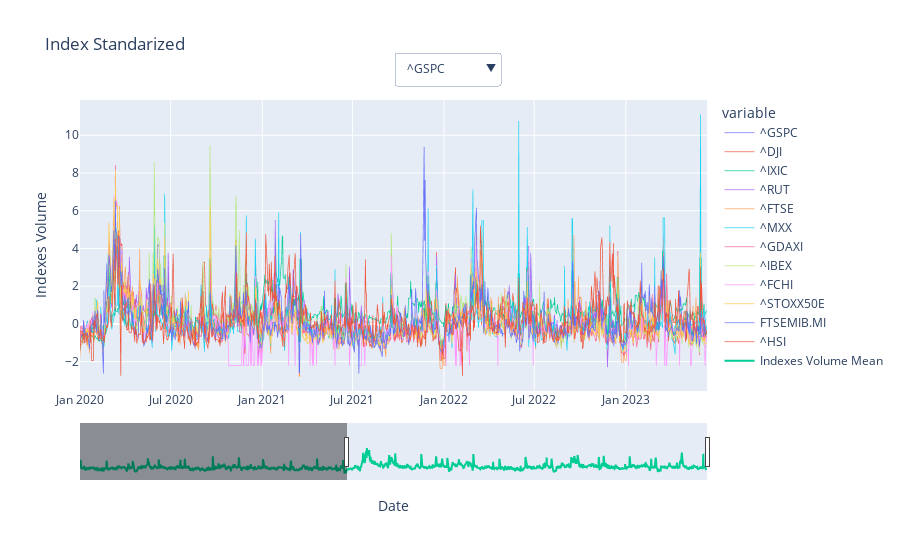

This figure's notebook cell:
### Code cell
indexstandarized = (adjindex.volume - adjindex.volume.mean()) / adjindex.volume.std()
indexstandarized.columns = [adjindex.columns[i] for i in range(0, len(adjindex.columns), 6)]

fig = px.line(indexstandarized, title = "Index Standarized").update_traces(line_width=.7)
fig.add_trace(go.Scatter(x=indexstandarized.index, y=indexstandarized.mean(axis=1), mode='lines', name='Indexes Volume Mean'))

fig.update_xaxes(rangeslider_visible = True, range = ['2020-01-01', datetime.date.today()], title_text='Date')
fig.update_yaxes(title_text='Indexes Volume')

buttons = []
for i in range(len(indexstandarized.columns)):
    buttons.append(dict(method='update',
                        label=indexstandarized.columns[i],
                        visible=True,
                        args=[{'y':[indexstandarized[indexstandarized.columns[i]]]},
                                {'title':indexstandarized.columns[i]}]))

fig.update_layout(updatemenus=[dict(buttons=buttons, direction="down", pad={"r": 10, "t": 10},
                                    showactive=True, x=0.5, xanchor="left", y=1.2, yanchor="top")])


fig.write_html("indexstandarized.html")
fig.show()

### Figure 1 — Plotly figure (JSON) as saved in the notebook; plotly's stock layout.template omitted (floating-point values rounded to 4 significant figures; data arrays with more than 128 entries replaced by an {"elided": "..."} marker saying what was removed)
{"data": [{"hovertemplate": "variable=^GSPC<br>formatted_date=%{x}<br>value=%{y}<extra></extra>", "legendgroup": "^GSPC", "line": {"color": "#636efa", "dash": "solid", "width": 0.7}, "marker": {"symbol": "circle"}, "mode": "lines", "name": "^GSPC", "showlegend": true, "type": "scattergl", "x": {"elided": "1551 str values"}, "xaxis": "x", "y": {"elided": "1551 float values"}, "yaxis": "y"}, {"hovertemplate": "variable=^DJI<br>formatted_date=%{x}<br>value=%{y}<extra></extra>", "legendgroup": "^DJI", "line": {"color": "#EF553B", "dash": "solid", "width": 0.7}, "marker": {"symbol": "circle"}, "mode": "lines", "name": "^DJI", "showlegend": true, "type": "scattergl", "x": {"elided": "1551 str values"}, "xaxis": "x", "y": {"elided": "1551 float values"}, "yaxis": "y"}, {"hovertemplate": "variable=^IXIC<br>formatted_date=%{x}<br>value=%{y}<extra></extra>", "legendgroup": "^IXIC", "line": {"color": "#00cc96", "dash": "solid", "width": 0.7}, "marker": {"symbol": "circle"}, "mode": "lines", "name": "^IXIC", "showlegend": true, "type": "scattergl", "x": {"elided": "1551 str values"}, "xaxis": "x", "y": {"elided": "1551 float values"}, "yaxis": "y"}, {"hovertemplate": "variable=^RUT<br>formatted_date=%{x}<br>value=%{y}<extra></extra>", "legendgroup": "^RUT", "line": {"color": "#ab63fa", "dash": "solid", "width": 0.7}, "marker": {"symbol": "circle"}, "mode": "lines", "name": "^RUT", "showlegend": true, "type": "scattergl", "x": {"elided": "1551 str values"}, "xaxis": "x", "y": {"elided": "1551 float values"}, "yaxis": "y"}, {"hovertemplate": "variable=^FTSE<br>formatted_date=%{x}<br>value=%{y}<extra></extra>", "legendgroup": "^FTSE", "line": {"color": "#FFA15A", "dash": "solid", "width": 0.7}, "marker": {"symbol": "circle"}, "mode": "lines", "name": "^FTSE", "showlegend": true, "type": "scattergl", "x": {"elided": "1551 str values"}, "xaxis": "x", "y": {"elided": "1551 float values"}, "yaxis": "y"}, {"hovertemplate": "variable=^MXX<br>formatted_date=%{x}<br>value=%{y}<extra></extra>", "legendgroup": "^MXX", "line": {"color": "#19d3f3", "dash": "solid", "width": 0.7}, "marker": {"symbol": "circle"}, "mode": "lines", "name": "^MXX", "showlegend": true, "type": "scattergl", "x": {"elided": "1551 str values"}, "xaxis": "x", "y": {"elided": "1551 float values"}, "yaxis": "y"}, {"hovertemplate": "variable=^GDAXI<br>formatted_date=%{x}<br>value=%{y}<extra></extra>", "legendgroup": "^GDAXI", "line": {"color": "#FF6692", "dash": "solid", "width": 0.7}, "marker": {"symbol": "circle"}, "mode": "lines", "name": "^GDAXI", "showlegend": true, "type": "scattergl", "x": {"elided": "1551 str values"}, "xaxis": "x", "y": {"elided": "1551 float values"}, "yaxis": "y"}, {"hovertemplate": "variable=^IBEX<br>formatted_date=%{x}<br>value=%{y}<extra></extra>", "legendgroup": "^IBEX", "line": {"color": "#B6E880", "dash": "solid", "width": 0.7}, "marker": {"symbol": "circle"}, "mode": "lines", "name": "^IBEX", "showlegend": true, "type": "scattergl", "x": {"elided": "1551 str values"}, "xaxis": "x", "y": {"elided": "1551 float values"}, "yaxis": "y"}, {"hovertemplate": "variable=^FCHI<br>formatted_date=%{x}<br>value=%{y}<extra></extra>", "legendgroup": "^FCHI", "line": {"color": "#FF97FF", "dash": "solid", "width": 0.7}, "marker": {"symbol": "circle"}, "mode": "lines", "name": "^FCHI", "showlegend": true, "type": "scattergl", "x": {"elided": "1551 str values"}, "xaxis": "x", "y": {"elided": "1551 float values"}, "yaxis": "y"}, {"hovertemplate": "variable=^STOXX50E<br>formatted_date=%{x}<br>value=%{y}<extra></extra>", "legendgroup": "^STOXX50E", "line": {"color": "#FECB52", "dash": "solid", "width": 0.7}, "marker": {"symbol": "circle"}, "mode": "lines", "name": "^STOXX50E", "showlegend": true, "type": "scattergl", "x": {"elided": "1551 str values"}, "xaxis": "x", "y": {"elided": "1551 float values"}, "yaxis": "y"}, {"hovertemplate": "variable=FTSEMIB.MI<br>formatted_date=%{x}<br>value=%{y}<extra></extra>", "legendgroup": "FTSEMIB.MI", "line": {"color": "#636efa", "dash": "solid", "width": 0.7}, "marker": {"symbol": "circle"}, "mode": "lines", "name": "FTSEMIB.MI", "showlegend": true, "type": "scattergl", "x": {"elided": "1551 str values"}, "xaxis": "x", "y": {"elided": "1551 float values"}, "yaxis": "y"}, {"hovertemplate": "variable=^HSI<br>formatted_date=%{x}<br>value=%{y}<extra></extra>", "legendgroup": "^HSI", "line": {"color": "#EF553B", "dash": "solid", "width": 0.7}, "marker": {"symbol": "circle"}, "mode": "lines", "name": "^HSI", "showlegend": true, "type": "scattergl", "x": {"elided": "1551 str values"}, "xaxis": "x", "y": {"elided": "1551 float values"}, "yaxis": "y"}, {"mode": "lines", "name": "Indexes Volume Mean", "type": "scatter", "x": {"elided": "1551 str values"}, "y": {"elided": "1551 float values"}}], "layout": {"legend": {"title": {"text": "variable"}, "tracegroupgap": 0}, "title": {"text": "Index Standarized"}, "updatemenus": [{"buttons": [{"args": [{"y": {"elided": "1x1551 float values"}}, {"title": "^GSPC"}], "label": "^GSPC", "method": "update", "visible": true}, {"args": [{"y": {"elided": "1x1551 float values"}}, {"title": "^DJI"}], "label": "^DJI", "method": "update", "visible": true}, {"args": [{"y": {"elided": "1x1551 float values"}}, {"title": "^IXIC"}], "label": "^IXIC", "method": "update", "visible": true}, {"args": [{"y": {"elided": "1x1551 float values"}}, {"title": "^RUT"}], "label": "^RUT", "method": "update", "visible": true}, {"args": [{"y": {"elided": "1x1551 float values"}}, {"title": "^FTSE"}], "label": "^FTSE", "method": "update", "visible": true}, {"args": [{"y": {"elided": "1x1551 float values"}}, {"title": "^MXX"}], "label": "^MXX", "method": "update", "visible": true}, {"args": [{"y": {"elided": "1x1551 float values"}}, {"title": "^GDAXI"}], "label": "^GDAXI", "method": "update", "visible": true}, {"args": [{"y": {"elided": "1x1551 float values"}}, {"title": "^IBEX"}], "label": "^IBEX", "method": "update", "visible": true}, {"args": [{"y": {"elided": "1x1551 float values"}}, {"title": "^FCHI"}], "label": "^FCHI", "method": "update", "visible": true}, {"args": [{"y": {"elided": "1x1551 float values"}}, {"title": "^STOXX50E"}], "label": "^STOXX50E", "method": "update", "visible": true}, {"args": [{"y": {"elided": "1x1551 float values"}}, {"title": "FTSEMIB.MI"}], "label": "FTSEMIB.MI", "method": "update", "visible": true}, {"args": [{"y": {"elided": "1x1551 float values"}}, {"title": "^HSI"}], "label": "^HSI", "method": "update", "visible": true}], "direction": "down", "pad": {"r": 10, "t": 10}, "showactive": true, "x": 0.5, "xanchor": "left", "y": 1.2, "yanchor": "top"}], "xaxis": {"anchor": "y", "domain": [0, 1], "range": ["2020-01-01", "2023-06-13"], "rangeslider": {"visible": true}, "title": {"text": "Date"}}, "yaxis": {"anchor": "x", "domain": [0, 1], "title": {"text": "Indexes Volume"}}}}
